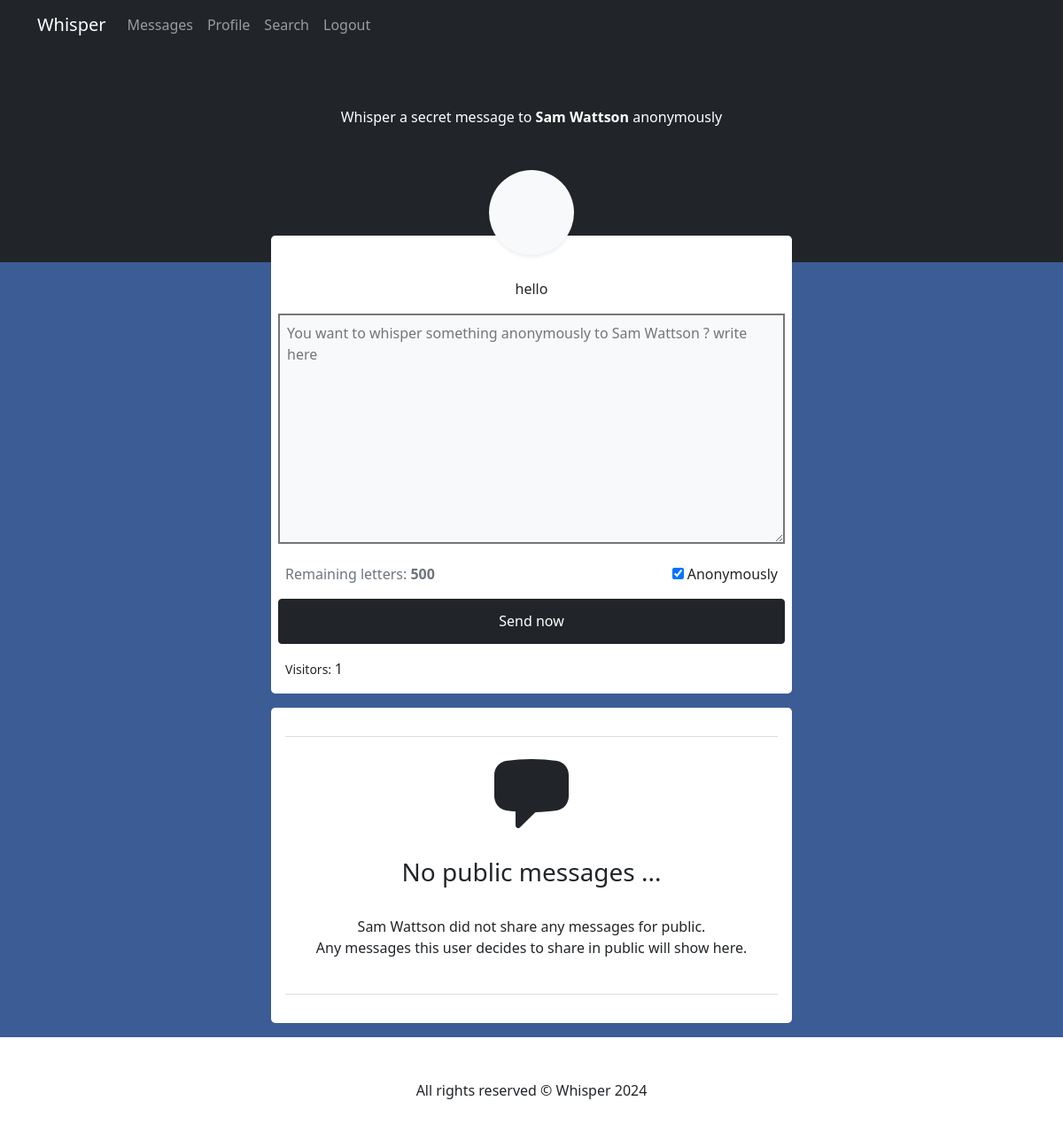
The page /users/2 on the database its author committed.
### app/models.py (models this page shows, shortened)
class User(Base):
    __tablename__ = 'users'
    id = Column(Integer, primary_key=True)
    name = Column(String(127))
    email = Column(String, unique=True, index=True)
    bio = Column(String(300), nullable=True)
    gender = Column(String(1), default='M')
    hashed_password = Column(String)
    joined_at = Column(DateTime, server_default=func.now())
    num_of_visitors = Column(Integer, default=0)
    allow_new_messages = Column(Boolean, default=True)
    allow_sending_images = Column(Boolean, default=True)
    allow_anonymous_users_messages = Column(Boolean, default=True)
    allow_notifications = Column(Boolean, default=True)
    hide_visitors_count = Column(Boolean, default=False)
    hide_last_seen = Column(Boolean, default=False)
    appear_in_search_results = Column(Boolean, default=True)

### app/main.py (the view)
@app.get('/users/{user_id}', response_class=HTMLResponse)
async def read_user(request: Request, user_id: int, db: Session = Depends(get_db)):
    db_user = crud.get_user(db, user_id=user_id)
    if db_user is None:
        raise HTTPException(status_code=404, detail='User not found')
    request_user = await _get_request_user(request, db)
    if request_user and request_user.id == db_user.id:
        return RedirectResponse('/messages/', status_code=status.HTTP_302_FOUND)
    messages = crud.get_public_messages(db, user_id)
    user = crud.increase_user_visitors(db, user_id)
    context = {'user': user, 'messages': messages}
    return templates.TemplateResponse(
        request=request, name="user_page.html", context=context
    )

### templates/user_page.html (shortened to what this page needs)
{% extends "base.html" %}
{% block content %}
<div class="min-vh-100 d-flex flex-column align-items-center">
    <div class="w-100 bg-dark text-white py-5" style="height: 30vh"></div>
    <div class="w-100 flex-grow-1" style="background-color: #3C5C96;">
        <div class="w-100 m-auto">
            <div class="row">
                <div class="col-sm-12 col-md-8 col-lg-6 m-auto">
                    <div class="d-flex flex-column align-items-center" style="margin-top: -11rem">
                        <p class="mb-5 text-center text-white">
                            Whisper a secret message to <strong>{{user.full_name}}</strong> anonymously
                        </p>
                        <div class="rounded-circle bg-light shadow-sm" style="width: 6rem; height: 6rem; z-index: 10; margin-bottom: -1.4rem;"></div>
                        <div class="w-100 pt-5 pb-2 px-2 bg-white rounded-3">
                            {% if user.bio %}
                                <p class="text-center">{{user.bio}}</p>
                            {% endif %}
                            <form class="w-100" action="{{ url_for('create_messsage_for_user', user_id=user.id) }}" method="post">
                                <textarea onchange="updateRemainingChars()" id="message-content" class="w-100 border-2 bg-light p-2" name="content" maxlength="500" cols="30" rows="10" required placeholder="You want to whisper something anonymously to {{user.full_name}} ? write here"></textarea>
                                <div class="py-3 px-2 d-flex justify-content-between align-items-center">
                                    <span class=" text-muted">Remaining letters: <strong id="remaining-letters"></strong></span>
                                    <div>
                                        <input type="checkbox" name="anonymously" checked>
                                        <label for="anonymously">Anonymously</label>
                                    </div>
                                </div>
                                <input class="btn btn-dark w-100" style="padding: 0.8rem;" type="submit" value="Send now">
                            </form>
                            <div class="mt-2 p-2 d-flex justify-content-between align-items-center">
                                {% if not user.hide_visitors_count %}
                                    <span><small>Visitors: </small> {{user.num_of_visitors}}</span>
                                {% endif %}
                            </div>
                        </div>
                    </div>
                    <div class="w-100">
                        {% if messages %}
                            <div class="my-3 bg-white rounded-3 p-2">
                                {% with messages=messages, public=True %}
                                    {% include 'components/messages_list.html' %}
                                {% endwith %}
                            </div>
                        {% else %}
                            <div class="my-3 bg-white rounded-3 p-3 d-flex flex-column align-items-center justify-content-center">
                                <hr class="w-100 px-5 text-muted">
                                <i style="width: 6rem; height: 6rem;">
                                </i>
                                <br>
                                <h3>No public messages ...</h3>
                                <span class="py-4 text-center">
                                    {{user.full_name}} did not share any messages for public.
                                    <br>
                                    Any messages this user decides to share in public will show here.
                                </span>
                                <hr class="w-100 px-5 text-muted">
                            </div>
                        {% endif %}
                    </div>
                </div>
            </div>
        </div>
    </div>
</div>
{% endblock %}

### templates/base.html (style rules this page uses)
svg { vertical-align: baseline; }

### rows shown on the page
User: full_name "Sam Wattson", bio "hello", content "You want to whisper something anonymously to Sam Wattson ? write here", num_of_visitors "1"
